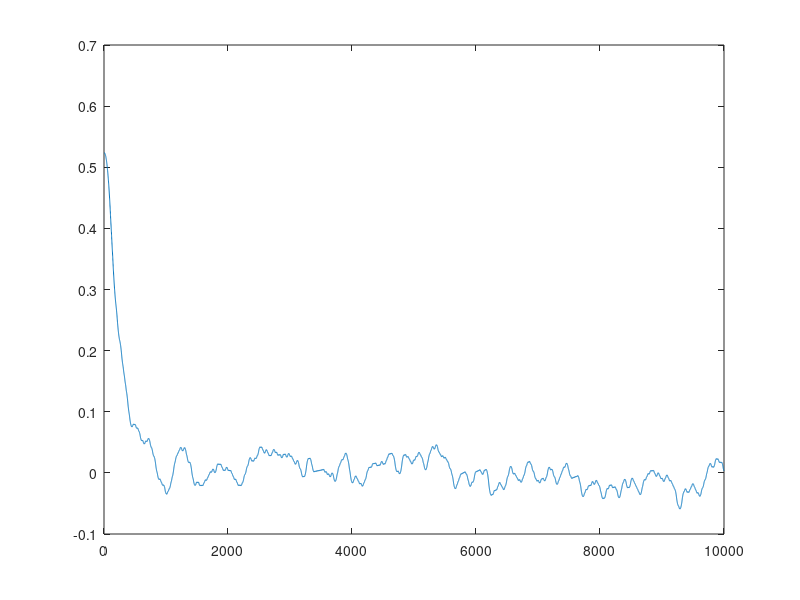

The MATLAB source for this figure:
body_angle=zeros(10000,1);
body_vel=zeros(10000,1);
body_acc=zeros(10000,1);
motor_acc=zeros(10000,1);
r=0.04;
len=0.08;
Kp=10000;
Kd=5;
m=2;
g=10;
Ib=2*0.08^2;

body_angle(1)=30/180*pi;

for i=2:10000
    if mod(i,10) == 0
%          motor_acc(i)=-Kp*(-sign(body_angle(i-1))*sqrt(2*m*g*len/Ib)*sqrt(1-cos(body_angle(i-1)))-body_vel(i-1));
         motor_acc(i)=100000*sign(50*(body_angle(i-1)+randn/10)+(body_vel(i-1)+randn/100));
%         motor_acc(i)=Kp*body_angle(i-1)+Kd*body_vel(i-1);
    end
    
%     body_acc(i)=m*g*cos(body_angle(i-1))*len/Ib-r*cos(body_angle(i-1))*motor_acc(i)/len;
    body_acc(i)=(6*g*sin(body_angle(i-1))-3*r*cos(body_angle(i-1))*motor_acc(i))/(5*len+3*r*cos(body_angle(i-1)));
%     body_acc(i)=(6*g*sin(body_angle(i-1))-3*r*cos(body_angle(i-1))*motor_acc(i))/(5*len);
    body_vel(i)=body_vel(i-1)+body_acc(i)*0.0001;
    body_angle(i)=body_angle(i-1)+body_vel(i)*0.0001;

%     if body_angle(i)>0.75*pi/2
%         body_angle(i)=0.75*pi/2;
%     end
% 
%     if body_angle(i)<-0.75*pi/2
%         body_angle(i)=-0.75*pi/2;
%     end

end

plot(body_angle);